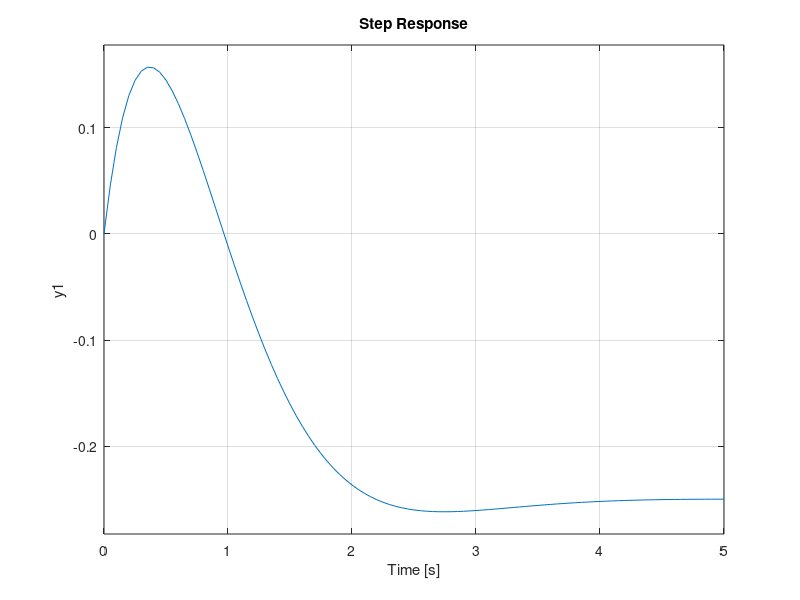

Write the MATLAB code that produced this figure.
clear all;
clc;

A=[ 0 -1 ; 2 -2];
B = [0;1];
C = [1 1];
D = [0];

sys = ss(A,B,C,D);
%Calcolo retroazione dallo stato
disp('Uso la funzione lqr per calcolare il guadagno K (la retroazione dallo stato u=Kx)')
Q=1/2*[12 -3;-3 1];
R=eye(1)/2
K = lqr(sys.a,sys.b,Q,R);
disp('Matrice di guadagno K: [comando K = lqr(A,B,Q,R)]');
disp(K);
disp('Autovalori a ciclo chiuso: [comando eig(A-B*K)]');
eK = eig(sys.a-sys.b*K);
disp(eK);
disp('[Nota: retroazione negativa!]')

disp('Step response OL.Press X')
pause;
step(sys);

sysCL = ss(A-B*K,B,C-D*K,D);
step(sysCL)